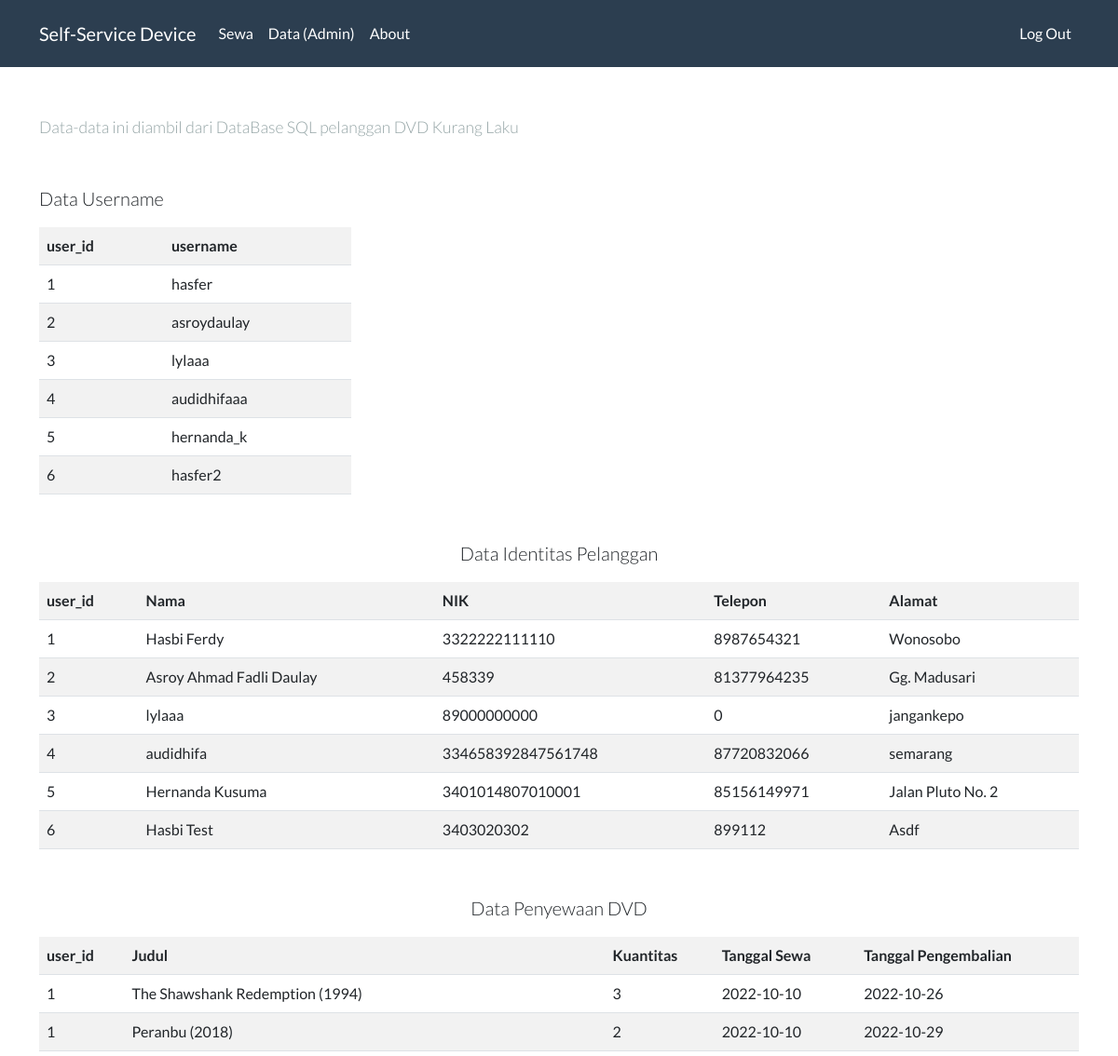
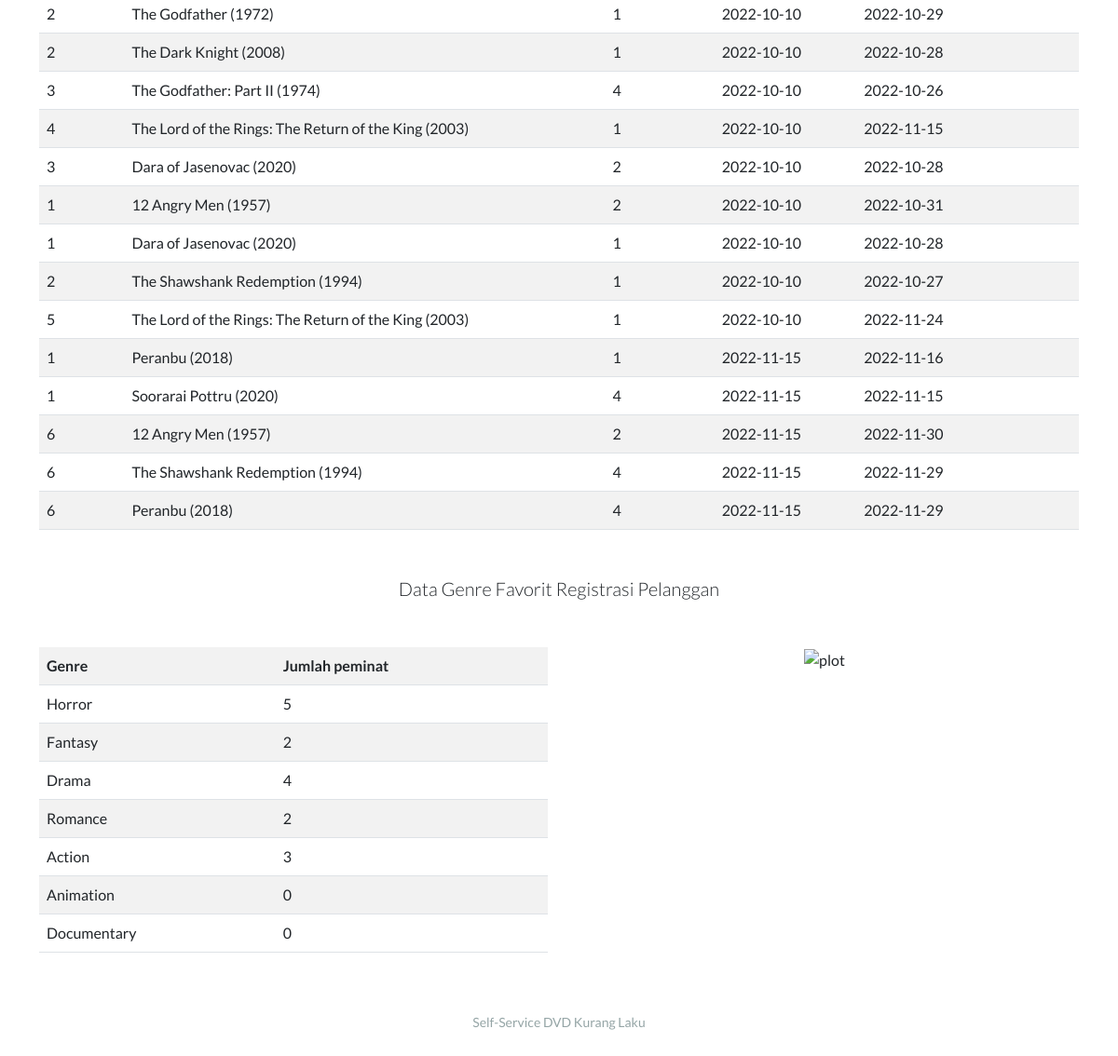
The app's page /data (signed in) with its own data (2 pictures, top to bottom).
### tables this page shows
CREATE TABLE users (
                    id INTEGER,
                    username TEXT NOT NULL,
                    hash TEXT NOT NULL,
                    PRIMARY KEY(id)
                    );

CREATE TABLE pelanggan (
                pelanggan_id INTEGER,
                user_id      INTEGER,
                nama         TEXT,
                nik          NUMBER,
                telepon      NUMBER,
                alamat       NUMBER,
                PRIMARY KEY(pelanggan_id),
                FOREIGN KEY(user_id) REFERENCES users(id)
                );

CREATE TABLE sewa (
                sewa_id              INTEGER,
                user_id              INTEGER,
                judul                TEXT,
                kuantitas            NUMBER,
                tanggal_pengembalian TEXT, tanggal_sewa TEXT,
                PRIMARY KEY(sewa_id),
                FOREIGN KEY(user_id) REFERENCES users(id)
                );

### app.py (the view)
@app.route("/data", methods=["GET"])
@login_required
def data():
    con, cur = connect_db()
    users = cur.execute("SELECT * FROM users").fetchall()
    pelanggan = cur.execute("SELECT * FROM pelanggan").fetchall()
    sewa = cur.execute("SELECT * FROM sewa").fetchall()
    genre = cur.execute("SELECT * FROM genre").fetchall()
    genres = ["Horror","Fantasy","Drama","Romance","Action","Animation","Documentary"]
    genres_favs_tot = []
    for i in genres:
        temp = cur.execute(f"SELECT SUM({i}) FROM genre").fetchall()[0][0]
        genres_favs_tot.append(temp)
    g_rev = []
    for i in genres:
        g_rev.append(i)
    g_rev.reverse()
    genres_favs_tot_rev = []
    for i in genres_favs_tot:
        genres_favs_tot_rev.append(i)
    genres_favs_tot_rev.reverse()
    img_name = str(session["user_id"]) + "starter_genre"
    horizontal_bar(genres_favs_tot_rev, g_rev, img_name)
    return render_template("data.html", users=users, pelanggan=pelanggan, sewa=sewa, genre=genre, img_name=img_name, genres_favs_tot=genres_favs_tot, genres=genres)

### helpers.py (called while the page is built)
def login_required(f):
    @wraps(f)
    def decorated_function(*args, **kwargs):
        if session.get("user_id") is None:
            return redirect("/login")
        return f(*args, **kwargs)
    return decorated_function

def connect_db(db="dvdkuranglaku.db"):
    con = sqlite3.connect(db)
    cur = con.cursor()
    return con, cur

def horizontal_bar(height, bars, file_name="foo", bar_color='#69b3a2'):
    """
    Matplotlib and :RuntimeError: main thread is not in main loop:
    https://stackoverflow.com/questions/52839758/matplotlib-and-runtimeerror-main-thread-is-not-in-main-loop
    """
    plt.switch_backend('agg')
    y_pos = arange(len(bars))
    plt.barh(y_pos, height, color=bar_color)
    plt.yticks(y_pos, bars)
    plt.xticks(height, height)
    plt.tight_layout()
    plt.savefig("static/img/" + file_name + ".png")
    plt.close()
    plt.cla()
    plt.clf()

### templates/data.html (shortened to what this page needs)
{% extends "layout.html" %}
{% block main %}
<p class="lead text-muted"><small>Data-data ini diambil dari DataBase SQL pelanggan DVD Kurang Laku</small></p>
<p class="mt-5 lead text-left">Data Username</p>
<table class="table table-striped" style="width:30%">
    <tr>
        <th>user_id</th>
        <th>username</th>
    </tr>
    {% for i in users %}
    <tr>
        <td>{{ i[0] }}</td>
        <td>{{ i[1] }}</td>
    </tr>
    {% endfor %}
</table>
<p class="mt-5 lead text-center">Data Identitas Pelanggan</p>
<table class="table table-striped">
    <tr>
        <th>user_id</th>
        <th>Nama</th>
        <th>NIK</th>
        <th>Telepon</th>
        <th>Alamat</th>
    </tr>
    {% for i in pelanggan %}
    <tr>
        <td>{{ i[1] }}</td>
        <td>{{ i[2] }}</td>
        <td>{{ i[3] }}</td>
        <td>{{ i[4] }}</td>
        <td>{{ i[5] }}</td>
    </tr>
    {% endfor %}
</table>
<p class="mt-5 lead text-center">Data Penyewaan DVD</p>
<table class="table table-striped">
    <tr>
        <th>user_id</th>
        <th>Judul</th>
        <th>Kuantitas</th>
        <th>Tanggal Sewa</th>
        <th>Tanggal Pengembalian</th>
    </tr>
    {% for i in sewa %}
    <tr>
        <td>{{ i[1] }}</td>
        <td>{{ i[2] }}</td>
        <td>{{ i[3] }}</td>
        <td>{{ i[5] }}</td>
        <td>{{ i[4] }}</td>
    </tr>
    {% endfor %}
</table>
<p class="m-5 lead text-center">Data Genre Favorit Registrasi Pelanggan</p>
<div class="row">
    <div class="col">
        <table class="table table-striped">
            <tr>
                <th>Genre</td>
                <th>Jumlah peminat</td>
            </tr>
            <tr>
                <td>Horror</td>
                <td>{{genres_favs_tot[0]}}</td>
            </tr>
            <tr>
                <td>Fantasy</td>
                <td>{{genres_favs_tot[1]}}</td>
            </tr>
            <tr>
                <td>Drama</td>
                <td>{{genres_favs_tot[2]}}</td>
            </tr>
            <tr>
                <td>Romance</td>
                <td>{{genres_favs_tot[3]}}</td>
            </tr>
            <tr>
                <td>Action</td>
                <td>{{genres_favs_tot[4]}}</td>
            </tr>
            <tr>
                <td>Animation</td>
                <td>{{genres_favs_tot[5]}}</td>
            </tr>
            <tr>
                <td>Documentary</td>
                <td>{{genres_favs_tot[6]}}</td>
            </tr>
        </table>
    </div>
    <div class="col">
        <div class="text-center">
            <img src="static/img/{{ img_name }}.png" class="img-fluid" alt="plot">
        </div>
    </div>
</div>
{% endblock %}

### records on screen
users: id "1", username "hasfer"
users: id "2", username "asroydaulay"
users: id "3", username "lylaaa"
users: id "4", username "audidhifaaa"
users: id "5", username "hernanda_k"
users: id "6", username "hasfer2"
pelanggan: user "1", nama "Hasbi Ferdy", nik "3322222111110", telepon "8987654321", alamat "Wonosobo"
pelanggan: user "2", nama "Asroy Ahmad Fadli Daulay", nik "458339", telepon "81377964235", alamat "Gg. Madusari"
pelanggan: user "3", nama "lylaaa", nik "89000000000", telepon "0", alamat "jangankepo"
pelanggan: user "4", nama "audidhifa", nik "334658392847561748", telepon "87720832066", alamat "semarang"
pelanggan: user "5", nama "Hernanda Kusuma", nik "3401014807010001", telepon "85156149971", alamat "Jalan Pluto No. 2"
pelanggan: user "6", nama "Hasbi Test", nik "3403020302", telepon "899112", alamat "Asdf"
sewa: user "1", judul "The Shawshank Redemption (1994)", kuantitas "3", tanggal_sewa "2022-10-10", tanggal_pengembalian "2022-10-26"
sewa: user "1", judul "Peranbu (2018)", kuantitas "2", tanggal_sewa "2022-10-10", tanggal_pengembalian "2022-10-29"
sewa: user "2", judul "The Godfather (1972)", kuantitas "1", tanggal_sewa "2022-10-10", tanggal_pengembalian "2022-10-29"
sewa: user "2", judul "The Dark Knight (2008)", kuantitas "1", tanggal_sewa "2022-10-10", tanggal_pengembalian "2022-10-28"
sewa: user "3", judul "The Godfather: Part II (1974)", kuantitas "4", tanggal_sewa "2022-10-10", tanggal_pengembalian "2022-10-26"
sewa: user "4", judul "The Lord of the Rings: The Return of the King (2003)", kuantitas "1", tanggal_sewa "2022-10-10", tanggal_pengembalian "2022-11-15"
sewa: user "3", judul "Dara of Jasenovac (2020)", kuantitas "2", tanggal_sewa "2022-10-10", tanggal_pengembalian "2022-10-28"
sewa: user "1", judul "12 Angry Men (1957)", kuantitas "2", tanggal_sewa "2022-10-10", tanggal_pengembalian "2022-10-31"
sewa: user "1", judul "Dara of Jasenovac (2020)", kuantitas "1", tanggal_sewa "2022-10-10", tanggal_pengembalian "2022-10-28"
sewa: user "2", judul "The Shawshank Redemption (1994)", kuantitas "1", tanggal_sewa "2022-10-10", tanggal_pengembalian "2022-10-27"
sewa: user "5", judul "The Lord of the Rings: The Return of the King (2003)", kuantitas "1", tanggal_sewa "2022-10-10", tanggal_pengembalian "2022-11-24"
sewa: user "1", judul "Peranbu (2018)", kuantitas "1", tanggal_sewa "2022-11-15", tanggal_pengembalian "2022-11-16"
sewa: user "1", judul "Soorarai Pottru (2020)", kuantitas "4", tanggal_sewa "2022-11-15", tanggal_pengembalian "2022-11-15"
sewa: user "6", judul "12 Angry Men (1957)", kuantitas "2", tanggal_sewa "2022-11-15", tanggal_pengembalian "2022-11-30"
sewa: user "6", judul "The Shawshank Redemption (1994)", kuantitas "4", tanggal_sewa "2022-11-15", tanggal_pengembalian "2022-11-29"
sewa: user "6", judul "Peranbu (2018)", kuantitas "4", tanggal_sewa "2022-11-15", tanggal_pengembalian "2022-11-29"

### other values on screen
{{ genres_favs_tot[0] }} "5"
{{ genres_favs_tot[1] }} "2"
{{ genres_favs_tot[2] }} "4"
{{ genres_favs_tot[3] }} "2"
{{ genres_favs_tot[4] }} "3"
{{ genres_favs_tot[5] }} "0"
{{ genres_favs_tot[6] }} "0"
